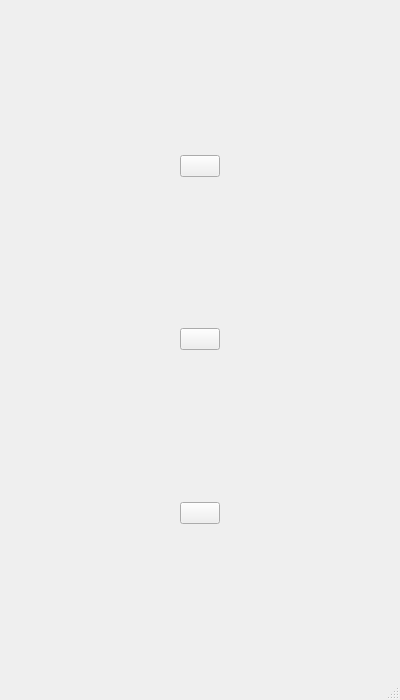
<?xml version="1.0" encoding="UTF-8"?>
<ui version="4.0">
 <class>WELCOME</class>
 <widget class="QMainWindow" name="WELCOME">
  <property name="geometry">
   <rect>
    <x>0</x>
    <y>0</y>
    <width>400</width>
    <height>700</height>
   </rect>
  </property>
  <property name="windowTitle">
   <string>MainWindow</string>
  </property>
  <widget class="QWidget" name="centralwidget">
   <layout class="QGridLayout" name="gridLayout">
    <item row="6" column="1">
     <spacer name="verticalSpacer_4">
      <property name="orientation">
       <enum>Qt::Vertical</enum>
      </property>
      <property name="sizeHint" stdset="0">
       <size>
        <width>20</width>
        <height>40</height>
       </size>
      </property>
     </spacer>
    </item>
    <item row="0" column="1">
     <spacer name="verticalSpacer_2">
      <property name="orientation">
       <enum>Qt::Vertical</enum>
      </property>
      <property name="sizeHint" stdset="0">
       <size>
        <width>20</width>
        <height>40</height>
       </size>
      </property>
     </spacer>
    </item>
    <item row="3" column="1">
     <widget class="QPushButton" name="pushButton">
      <property name="text">
       <string/>
      </property>
     </widget>
    </item>
    <item row="2" column="1">
     <spacer name="verticalSpacer">
      <property name="orientation">
       <enum>Qt::Vertical</enum>
      </property>
      <property name="sizeHint" stdset="0">
       <size>
        <width>20</width>
        <height>40</height>
       </size>
      </property>
     </spacer>
    </item>
    <item row="5" column="1">
     <widget class="QPushButton" name="btn_exit">
      <property name="text">
       <string/>
      </property>
     </widget>
    </item>
    <item row="1" column="0">
     <spacer name="horizontalSpacer">
      <property name="orientation">
       <enum>Qt::Horizontal</enum>
      </property>
      <property name="sizeHint" stdset="0">
       <size>
        <width>40</width>
        <height>20</height>
       </size>
      </property>
     </spacer>
    </item>
    <item row="1" column="1">
     <widget class="QPushButton" name="btn_start">
      <property name="text">
       <string/>
      </property>
     </widget>
    </item>
    <item row="4" column="1">
     <spacer name="verticalSpacer_3">
      <property name="orientation">
       <enum>Qt::Vertical</enum>
      </property>
      <property name="sizeHint" stdset="0">
       <size>
        <width>20</width>
        <height>40</height>
       </size>
      </property>
     </spacer>
    </item>
    <item row="1" column="2">
     <spacer name="horizontalSpacer_2">
      <property name="orientation">
       <enum>Qt::Horizontal</enum>
      </property>
      <property name="sizeHint" stdset="0">
       <size>
        <width>40</width>
        <height>20</height>
       </size>
      </property>
     </spacer>
    </item>
    <item row="3" column="0">
     <spacer name="horizontalSpacer_3">
      <property name="orientation">
       <enum>Qt::Horizontal</enum>
      </property>
      <property name="sizeHint" stdset="0">
       <size>
        <width>40</width>
        <height>20</height>
       </size>
      </property>
     </spacer>
    </item>
    <item row="3" column="2">
     <spacer name="horizontalSpacer_4">
      <property name="orientation">
       <enum>Qt::Horizontal</enum>
      </property>
      <property name="sizeHint" stdset="0">
       <size>
        <width>40</width>
        <height>20</height>
       </size>
      </property>
     </spacer>
    </item>
    <item row="5" column="0">
     <spacer name="horizontalSpacer_5">
      <property name="orientation">
       <enum>Qt::Horizontal</enum>
      </property>
      <property name="sizeHint" stdset="0">
       <size>
        <width>40</width>
        <height>20</height>
       </size>
      </property>
     </spacer>
    </item>
    <item row="5" column="2">
     <spacer name="horizontalSpacer_6">
      <property name="orientation">
       <enum>Qt::Horizontal</enum>
      </property>
      <property name="sizeHint" stdset="0">
       <size>
        <width>40</width>
        <height>20</height>
       </size>
      </property>
     </spacer>
    </item>
   </layout>
  </widget>
  <widget class="QMenuBar" name="menubar">
   <property name="geometry">
    <rect>
     <x>0</x>
     <y>0</y>
     <width>400</width>
     <height>26</height>
    </rect>
   </property>
  </widget>
  <widget class="QStatusBar" name="statusbar"/>
 </widget>
 <resources/>
 <connections/>
</ui>
